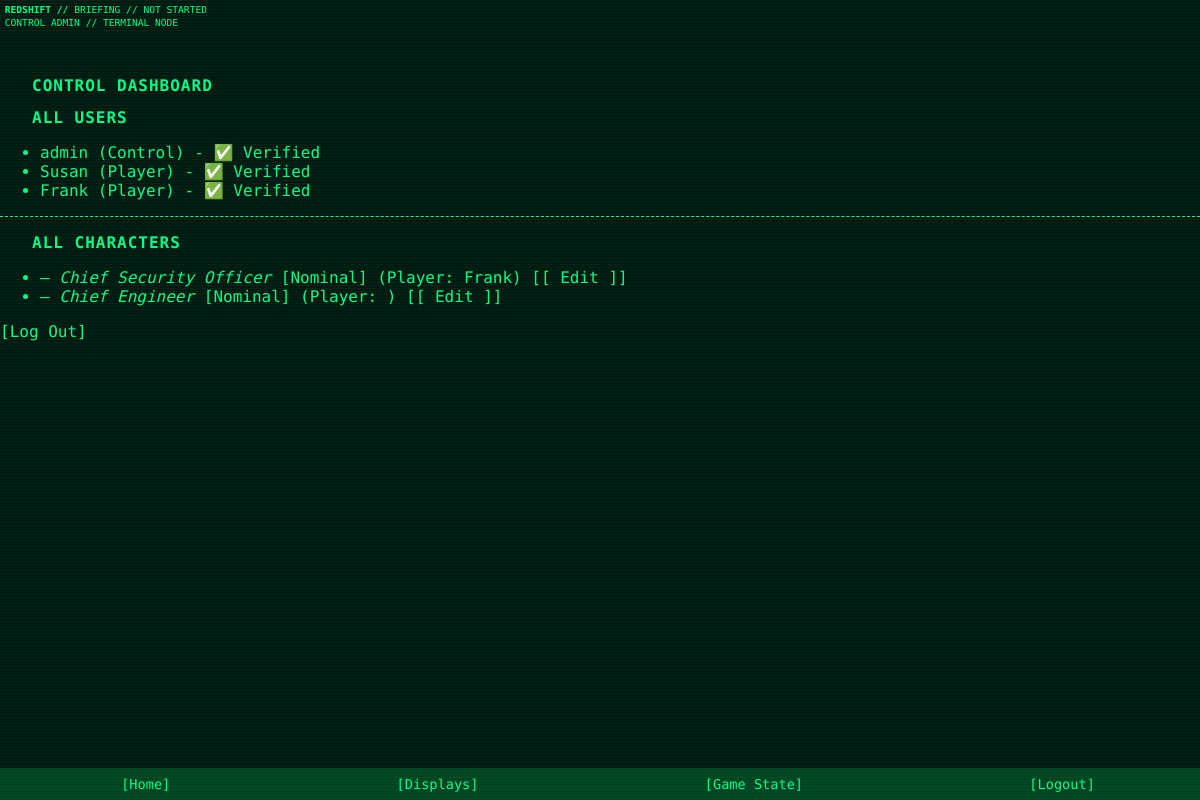
The page /dashboard (signed in) on the database its author committed.
### app/models.py (models this page shows)
class GameState(db.Model):
    id = db.Column(db.Integer, primary_key=True, default=1)
    current_phase = db.Column(db.String(50), default="Not Started")
    phase_started_at = db.Column(db.DateTime, nullable=True)
    phase_duration_minutes = db.Column(db.Integer, default=40)
    alert_level = db.Column(db.String(20), default="Nominal")

class User(UserMixin, db.Model):
    id = db.Column(db.Integer, primary_key=True)
    username = db.Column(db.String(64), unique=True, nullable=False)
    email = db.Column(db.String(120), unique=True, nullable=False)
    password = db.Column(db.String(128), nullable=False)
    is_verified = db.Column(db.Boolean, default=False)
    role = db.Column(db.String(20), default='Player')  # 'Player' or 'Control'
    theme = db.Column(db.String(32), default='theme-green')
    character = db.relationship("Character", backref="user", uselist=False)

class Character(db.Model):
    id = db.Column(db.Integer, primary_key=True)
    first_name = db.Column(db.String(64))
    surname = db.Column(db.String(64))
    position = db.Column(db.String(100))
    affiliation = db.Column(db.String(100))
    status = db.Column(db.String(50), default="Nominal")
    image_filename = db.Column(db.String(128))  # optional
    resolve = db.Column(db.Integer, default=1)
    skill = db.Column(db.Integer, default=1)
    knowledge = db.Column(db.Integer, default=1)
    luck = db.Column(db.Integer, default=1)
    abilities = db.Column(db.PickleType, default=list)   # List of strings
    conditions = db.Column(db.PickleType, default=list)  # List of strings (empty at start)
    items = db.Column(db.PickleType, default=list)        # List of strings
    claim_code = db.Column(db.String(16), unique=True, nullable=True)
    claimed = db.Column(db.Boolean, default=False)
    user_id = db.Column(db.Integer, db.ForeignKey('user.id'), nullable=True)

### app/routes.py (the view, shortened to what this page needs)
@main_bp.route('/dashboard')
@login_required
def dashboard():
    state = GameState.query.get(1)
    now = datetime.now()
    if current_user.role == 'Control':
        from .models import User, Character
        all_users = User.query.all()
        all_characters = Character.query.all()
        return render_template('control/dashboard.html', users=all_users, characters=all_characters, state=state, now=now)

### app/models.py (called while the page is built)
@login_manager.user_loader
def load_user(user_id):
    return User.query.get(int(user_id))

### app/templates/control/dashboard.html
{% extends "base.html" %}
{% block content %}
<h1>Control Dashboard</h1>
<h2>All Users</h2>
<ul>
  {% for user in users %}
    <li>{{ user.username }} ({{ user.role }}) - {{ '✅ Verified' if user.is_verified else '❌ Unverified' }}</li>
  {% endfor %}
</ul>
<hr>
<h2>All Characters</h2>
<ul>
  {% for char in characters %}
    <li>
      {{ char.name }} – <em>{{ char.position }}</em> [{{ char.status }}] (Player: {{ char.user.username }})
      <a href="{{ url_for('main.edit_character_control', char_id=char.id) }}">[ Edit ]</a>
    </li>
  {% endfor %}
</ul>
<a href="{{ url_for('auth.logout') }}">Log Out</a>
{% endblock %}

### app/templates/base.html (shortened to what this page needs)
<!DOCTYPE html>
<html lang="en">
<head>
  <link rel="stylesheet" href="{{ url_for('static', filename='css/retro.css') }}">
</head>
<body class="{{ current_user.theme if current_user.is_authenticated else 'theme-green' }}">
<div class="top-bar">
  <div>
    <strong>REDSHIFT //</strong>
    {% if state %}
      {{ state.current_phase }} //
      {% if state.phase_started_at %}
        <span id="phase-timer"></span>
      {% else %}
        Not started
      {% endif %}
    {% else %}
      STATE UNKNOWN
    {% endif %}
  </div>
  <div>
    {{ current_user.role if current_user.is_authenticated else "GUEST" }}
    {{ current_user.username }} // TERMINAL NODE
  </div>
</div>
<main class="main-content">
  {% block content %}{% endblock %}
</main>
<div class="nav-bar-bottom">
  {% if current_user.is_authenticated %}
  <a href="{{ url_for('main.dashboard') }}">Home</a>
    {% if current_user.role == 'Control' %}
    <a href="{{ url_for('main.manage_displays') }}">Displays</a>
    <a href="{{ url_for('main.control_game_state') }}">Game State</a>
    {% else %}
      {% if character %}
        <a href="{{ url_for('main.edit_character') }}">Edit</a>
      {% else %}
        <a href="{{ url_for('main.claim_character') }}">Create Char</a>
      {% endif %}
    {% endif %}
    <a href="{{ url_for('auth.logout') }}">Logout</a>
  {% else %}
    <a href="{{ url_for('auth.login') }}">Login</a>
    <a href="{{ url_for('auth.register') }}">Register</a>
  {% endif %}
</div>
</body>
</html>

### app/static/css/retro.css (style rules this page uses)
:root { --color-bg: #001a11; }
.theme-green { --color-fg: #00ff88; --color-accent: #00ffaa; --color-border: #00cc88; --color-muted: #004422; }
@media (min-width: 600px) { body { background-color: var(--color-bg); color: var(--color-fg); font-family: 'Share Tech Mono', monospace; margin: 0; padding: 0; animation: flickerAnim 3.6s infinite alternate; } }
@media (min-width: 600px) { a, h1, h2, h3, p, label, input, textarea, button, .nav-bar, .panel { animation: flickerAnim 3.6s infinite alternate; } }
@media (min-width: 600px) { h1, h2, h3 { padding: 0em 2em; } }
@media (min-width: 600px) { body::before { content: ""; position: fixed; top: 0; left: 0; width: 100%; height: 100%; pointer-events: none; background: repeating-linear-gradient( to bottom, rgba(0, 255, 136, 0.05) 0px, rgba(0, 255, 136, 0.05) 1px, transparent 1px, transparent 3px ); z-index: 9999; animation: roll 60s linear infinite; } }
a { text-decoration: none; color: var(--color-fg) }
a:before { content: "["; color: var(--color-fg) }
a:after { content: "]"; color: var(--color-fg) }
h1, h2, h3, label { text-transform: uppercase; letter-spacing: 1px; font-size: 1rem; }
hr { border: none; border-top: 1px dashed var(--color-fg); margin: 1rem 0; }
.top-bar { background-color: var(--color-bg); color: var(--color-fg); padding: 0.5em; line-height: 1.1; white-space: normal; display: flex; flex-direction: column; gap: 0.25em; text-transform: uppercase; font-size: 0.6em; }
.main-content { padding-top: 2rem; }
.nav-bar-bottom { position: fixed; bottom: 0; width: 100%; background-color: var(--color-muted); display: flex; justify-content: space-around; padding: 0.5rem; z-index: 100; }
.nav-bar-bottom a { font-size: 0.85rem; color: var(--color-fg); text-decoration: none; }

### rows shown on the page
GameState: current_phase "BRIEFING"
User: role "CONTROL", username "ADMIN", username "admin", role "Control", is_verified "✅ Verified"
User: username "Susan", role "Player", is_verified "✅ Verified"
User: username "Frank", role "Player", is_verified "✅ Verified"
Character: position "Chief Security Officer", status "Nominal", user.username "Frank"
Character: position "Chief Engineer", status "Nominal"
